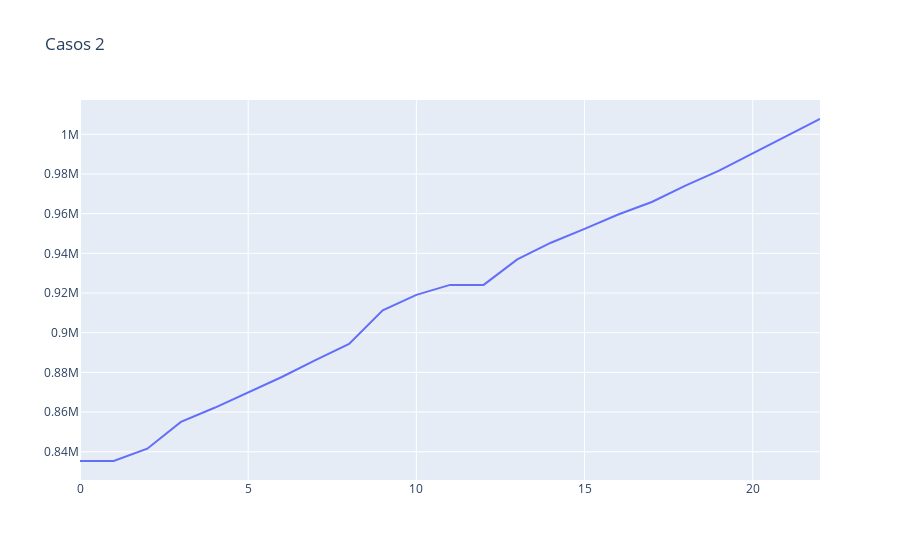

Write notebook code for a chart like this one.
### Code cell
cases2_df = dataset[['x', 'Confirmed']]
cases2_df.rename(columns = {'Confirmed': 'y'}, inplace = True)

datos = {'Casos 2': cases2_df}
curva(datos, 'Casos 2')

### Figure 1 — Plotly figure (JSON) as saved in the notebook; plotly's stock layout.template omitted (floating-point values rounded to 4 significant figures)
{"data": [{"mode": "lines", "name": "Casos 2", "type": "scatter", "x": [0, 1, 2, 3, 4, 5, 6, 7, 8, 9, 10, 11, 12, 13, 14, 15, 16, 17, 18, 19, 20, 21, 22], "y": [835339, 835339, 841532, 855052, 862158, 869808, 877684, 886179, 894300, 911316, 919084, 924098, 924098, 936982, 945354, 952371, 959572, 965883, 974139, 981700, 990373, 998942, 1007711]}], "layout": {"title": {"text": "Casos 2"}}}
